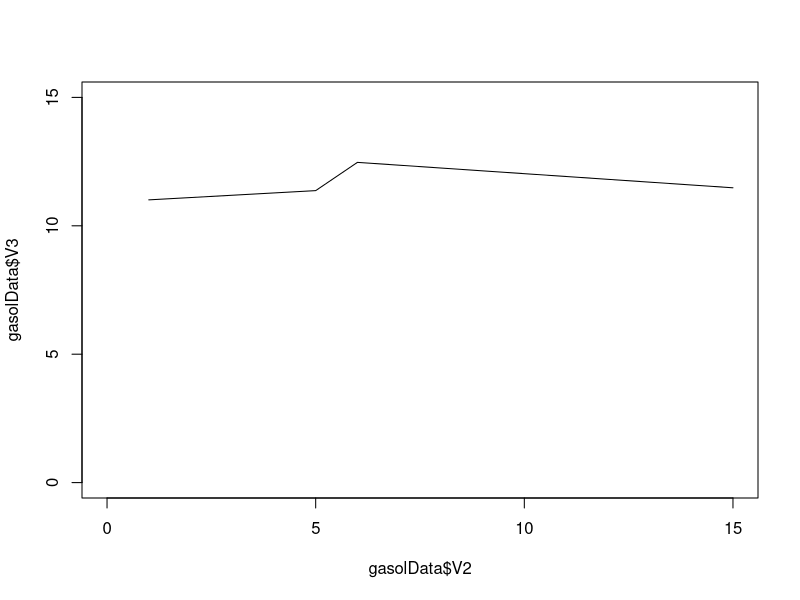

Generate this figure with R: (Note: this script raises an error after producing the figure.)
lista <- read.csv("data/Lista_equipos.csv",skip=1,header=F)
head(lista)
tail(lista)
duplicated(lista$V3)

tabla <- data.frame(producto=c(1,2,3,4,5,6,1,7,8,9,2),precio=rnorm(11,mean=1000,sd=200))
tabla
 tabla$producto[duplicated(tabla$producto)]
 tabla2<- tabla[tabla$producto==1,]
write.csv(file="tabla2.csv",x=tabla2)

gasolData <- read.csv("./data/gasoline.csv",header=F,nrow=15)
plot(gasolData$V2,gasolData$V3,type="l",xlim=c(0,15), ylim=c(0,15))
lm(gasolData$V2~poly(gasolData$V3,))
polinom <- poly(gasolData$V3,1)
plot(polinom)